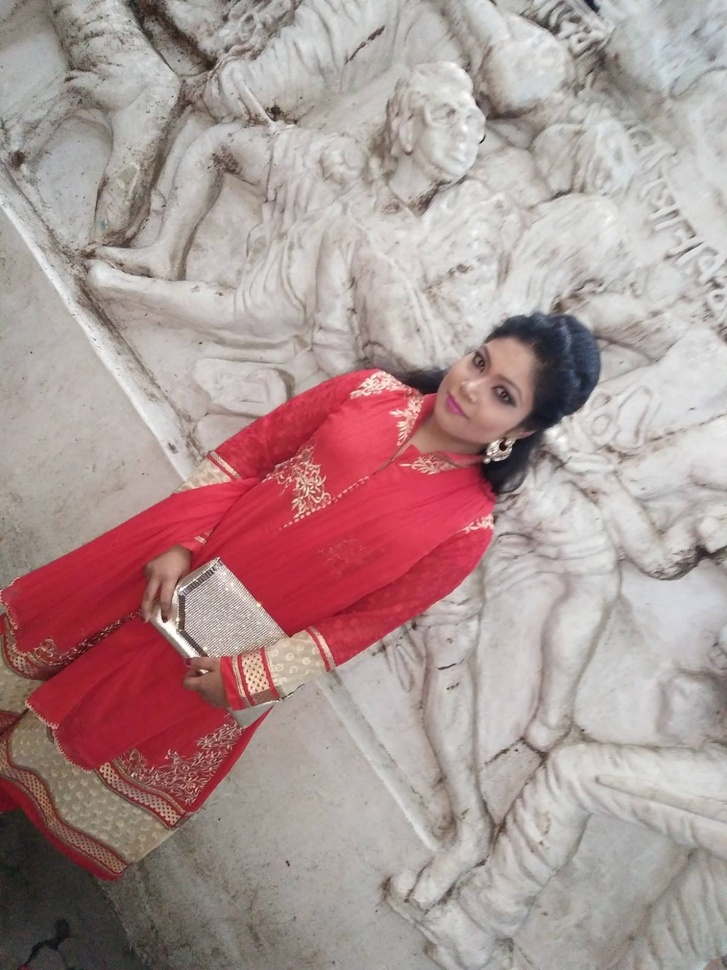
#> input picture pencil_sketch/lol.jpg, 727 x 970 px, shrunk from 1200 x 1600 before the run
$ python pencil.py
#> lines starting #> are read from the running program, lines starting #| are printed output that depends on the picture
import cv2
def dodgeV2(image, mask):
	return cv2.divide(image, 255-mask, scale=256)
img_rgb = cv2.imread("lol.jpg")
#> img_rgb is the input picture: shape (970, 727, 3); mean B, G, R 147.7, 148.8, 172.5
img_gray = cv2.cvtColor(img_rgb, cv2.COLOR_BGR2GRAY)
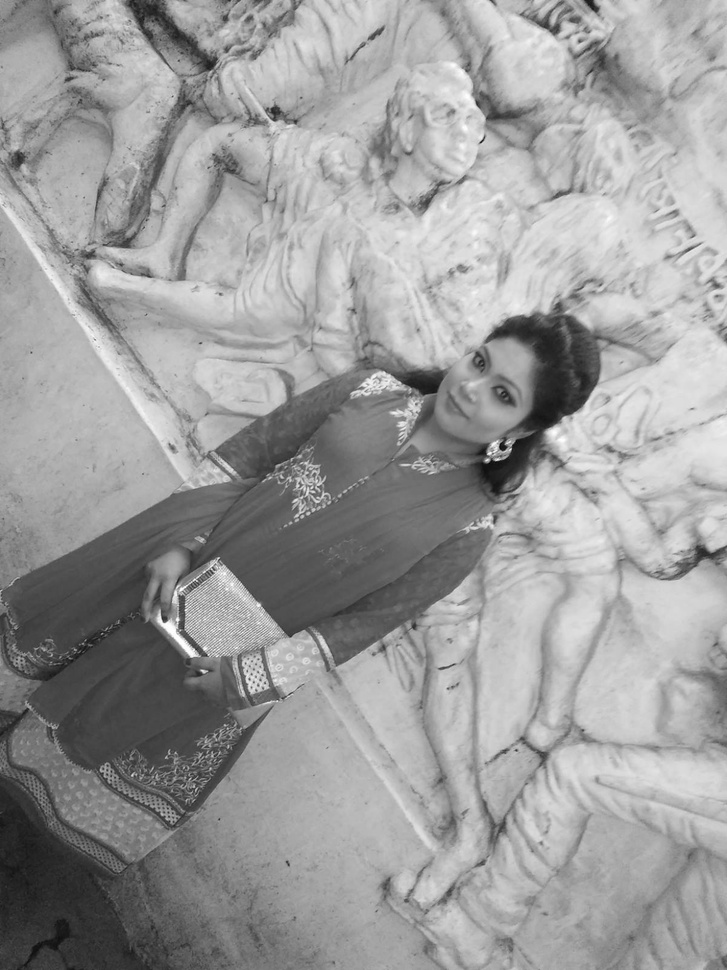
#> img_gray: shape (970, 727); min 4, max 255, mean 155.7
img_gray_inv = 255 - img_gray
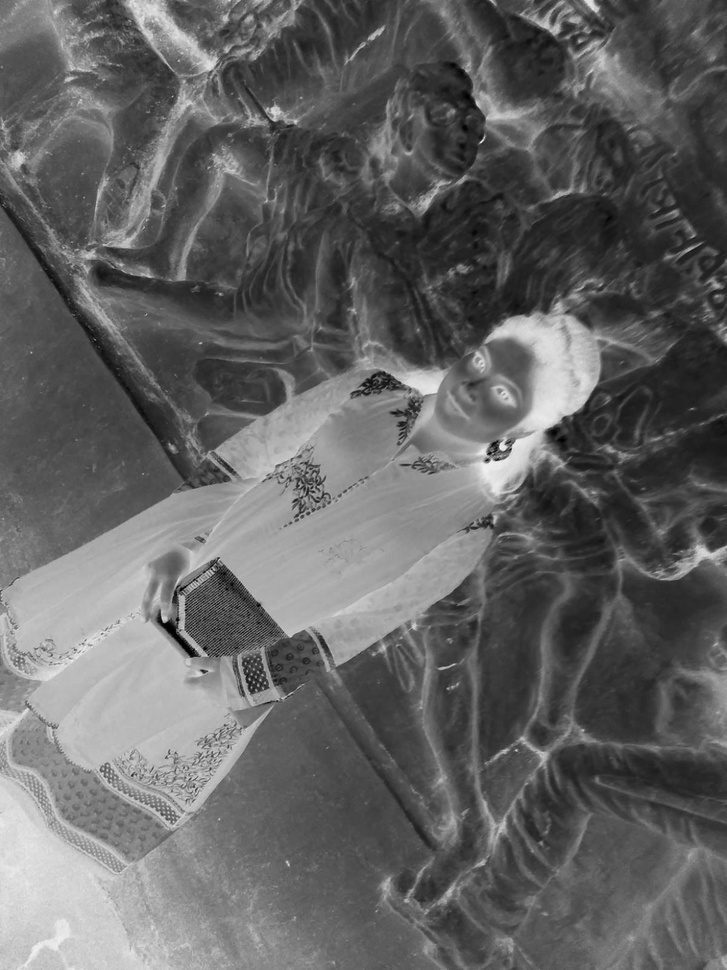
#> img_gray_inv: shape (970, 727); min 0, max 251, mean 99.3
img_blur = cv2.GaussianBlur(img_gray_inv, ksize=(57, 57),sigmaX=0, sigmaY=0)
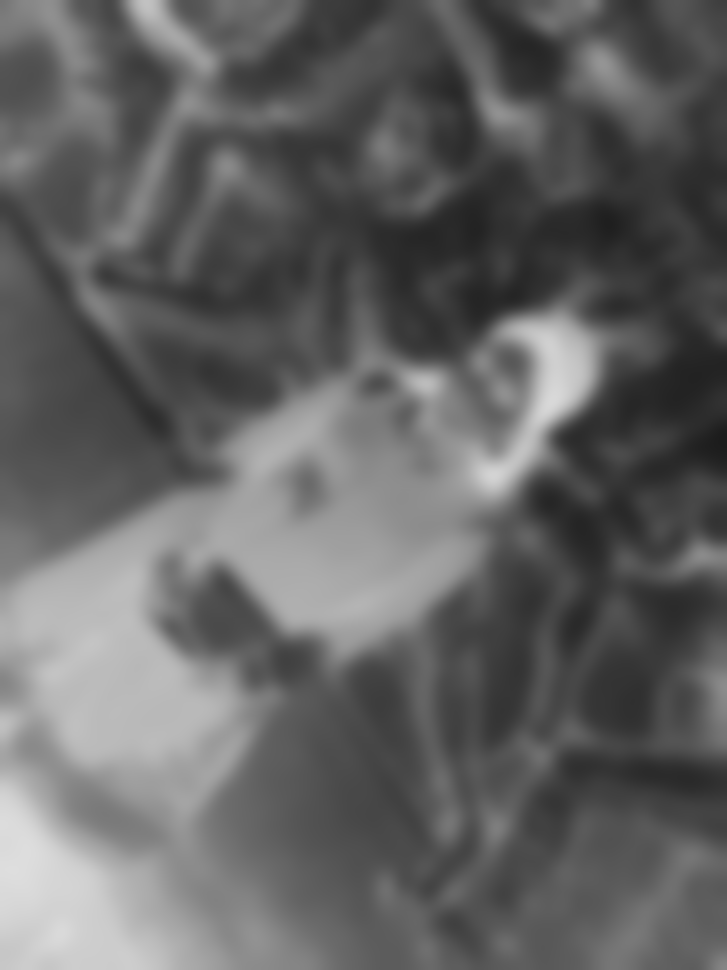
#> img_blur: shape (970, 727); min 28, max 222, mean 99.3
img_blend = dodgeV2(img_gray, img_blur)
#> in dodgeV2, `return cv2.divide(image, 255-mask, scale=256)`:
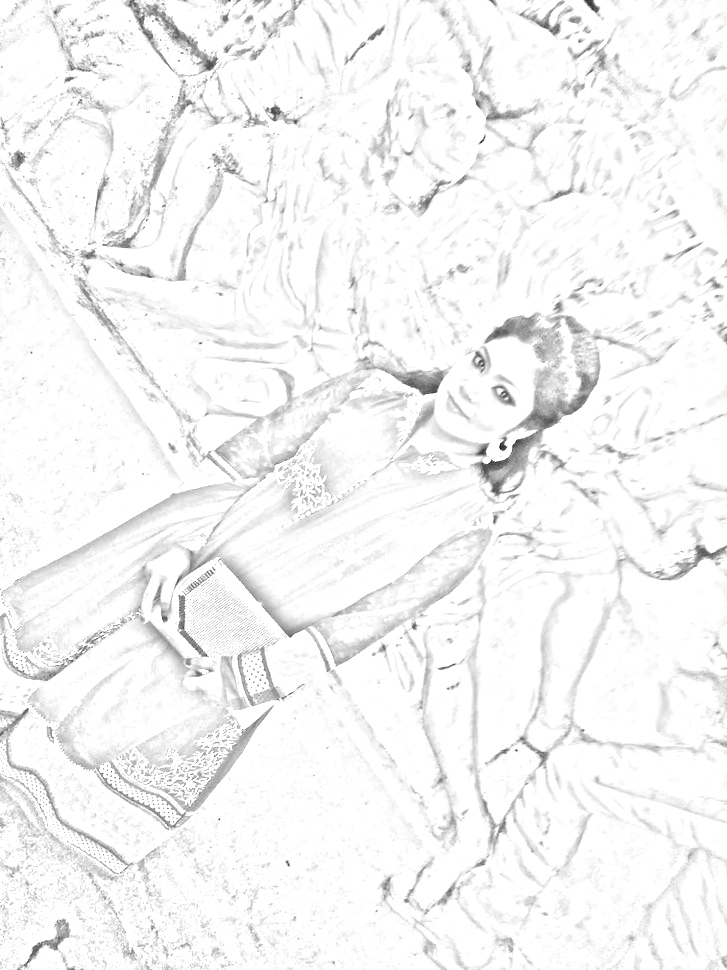
#> returned value: shape (970, 727); min 15, max 255, mean 244.7
cv2.imwrite("lol1.jpg",img_blend)
cv2.waitKey(0)

$ run again, with pencil_sketch/1.jpg copied over pencil_sketch/lol.jpg
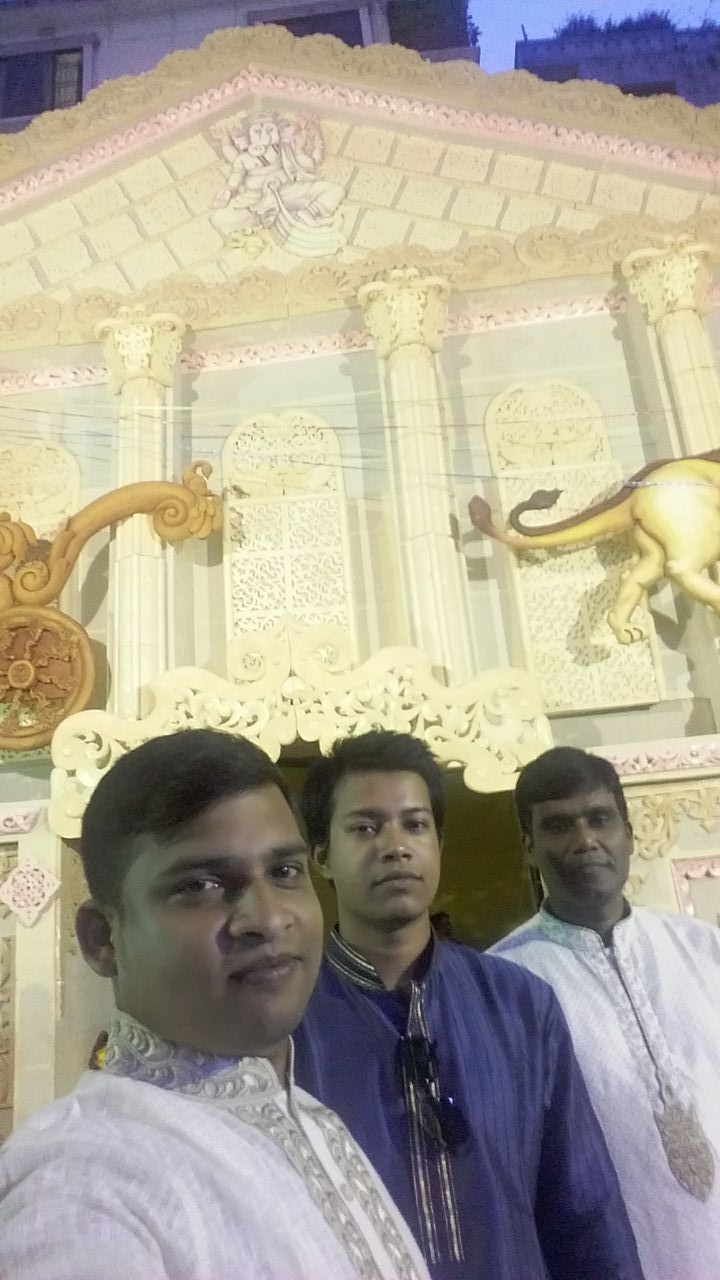
#> input picture pencil_sketch/1.jpg, 720 x 1280 px
#> img_rgb is the input picture: shape (1280, 720, 3); mean B, G, R 150, 166.8, 173.4
#> `img_blur = cv2.GaussianBlur(img_gray_inv, ksize=(57, 57),sigmaX=0, sig..`:
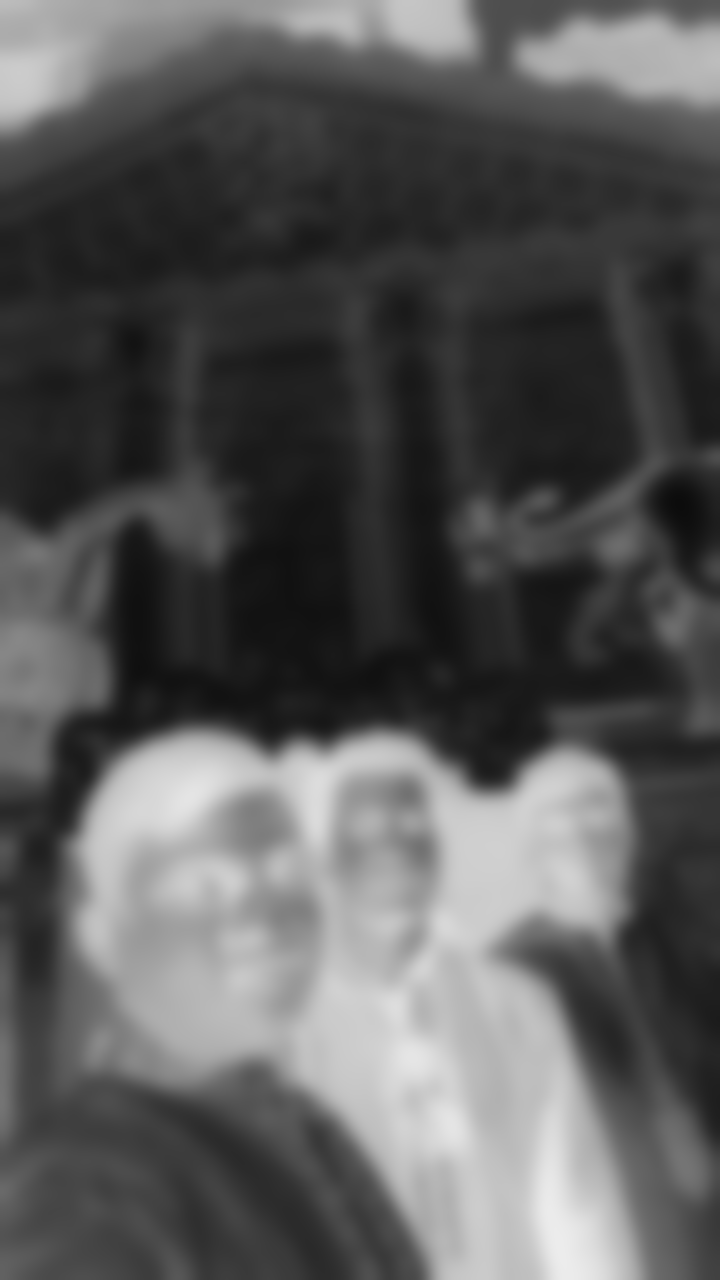
#> img_blur: shape (1280, 720); min 12, max 236, mean 88.2
#> in dodgeV2, `return cv2.divide(image, 255-mask, scale=256)`:
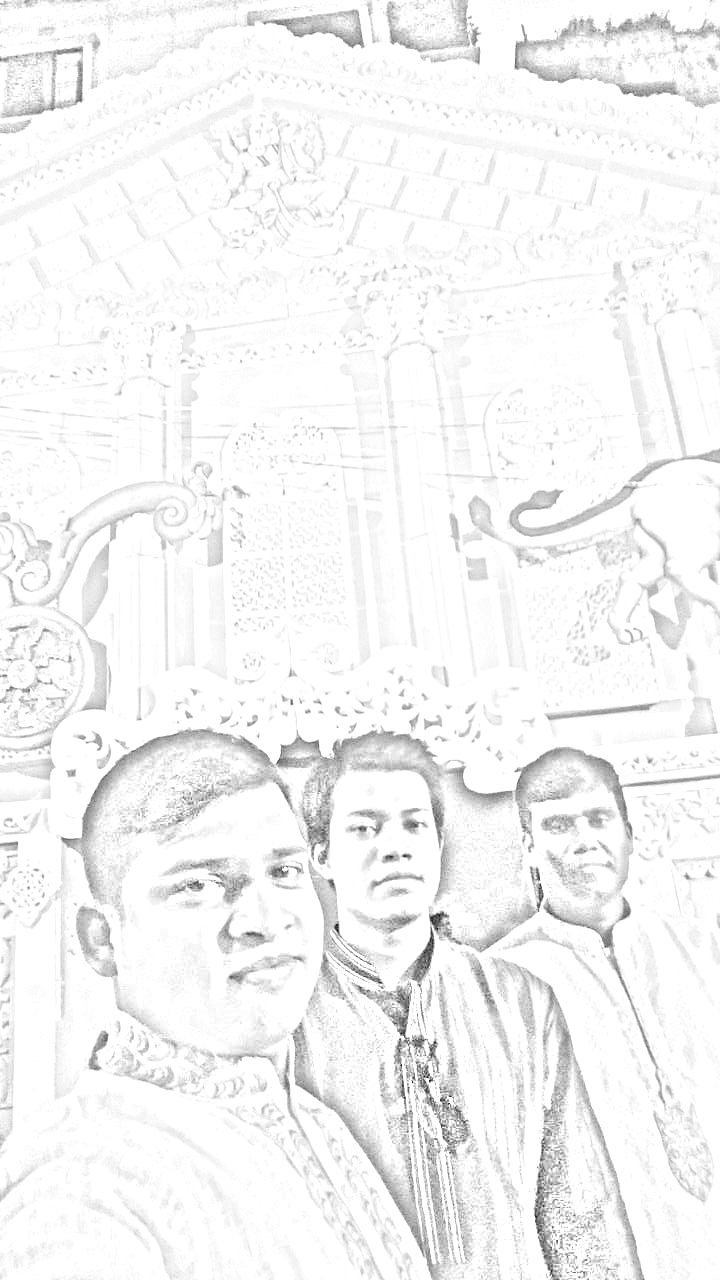
#> returned value: shape (1280, 720); min 6, max 255, mean 244.8

$ run again, with pencil_sketch/2.jpg copied over pencil_sketch/lol.jpg
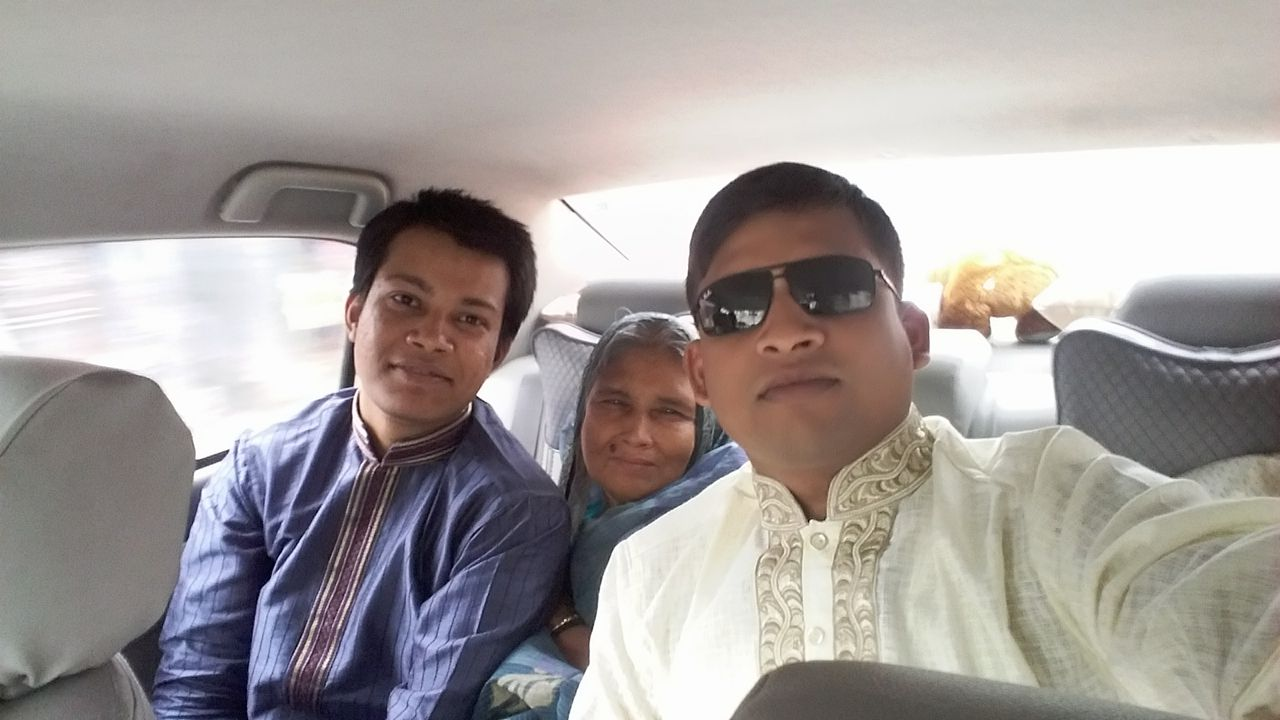
#> input picture pencil_sketch/2.jpg, 1280 x 720 px
#> img_rgb is the input picture: shape (720, 1280, 3); mean B, G, R 154.8, 156.8, 163
#> `img_blur = cv2.GaussianBlur(img_gray_inv, ksize=(57, 57),sigmaX=0, sig..`:
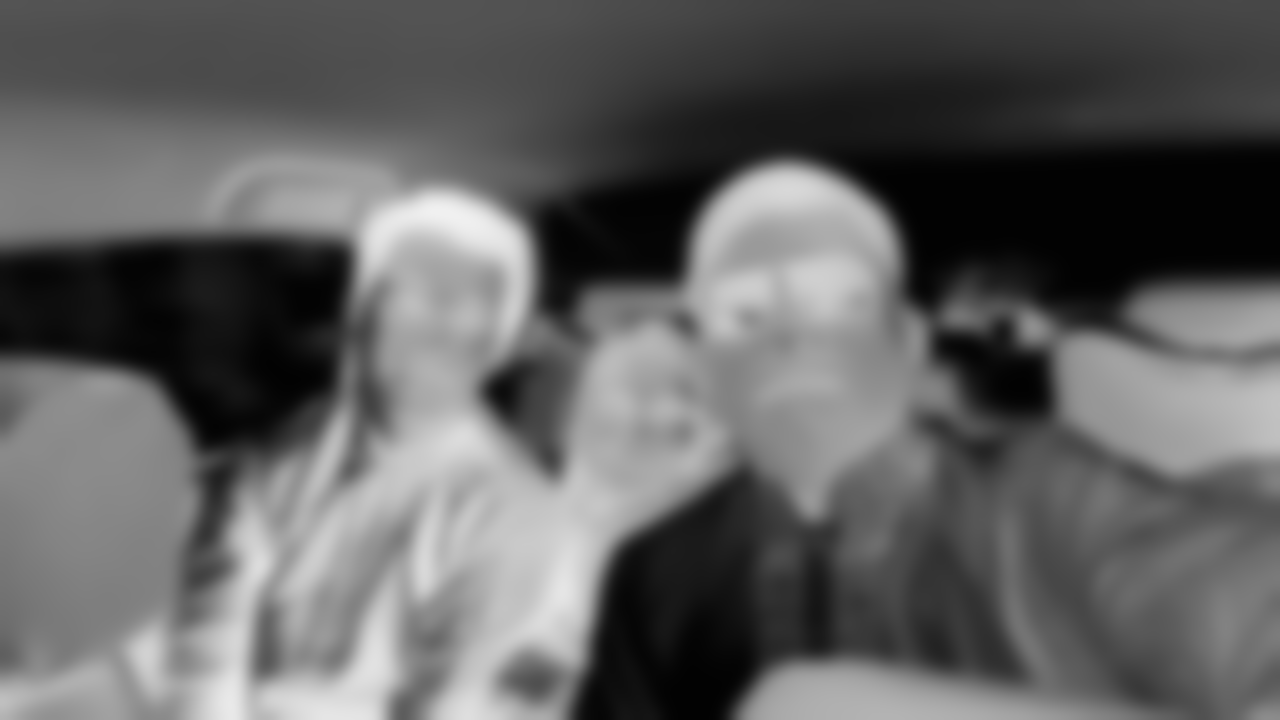
#> img_blur: shape (720, 1280); min 2, max 240, mean 96.6
#> in dodgeV2, `return cv2.divide(image, 255-mask, scale=256)`:
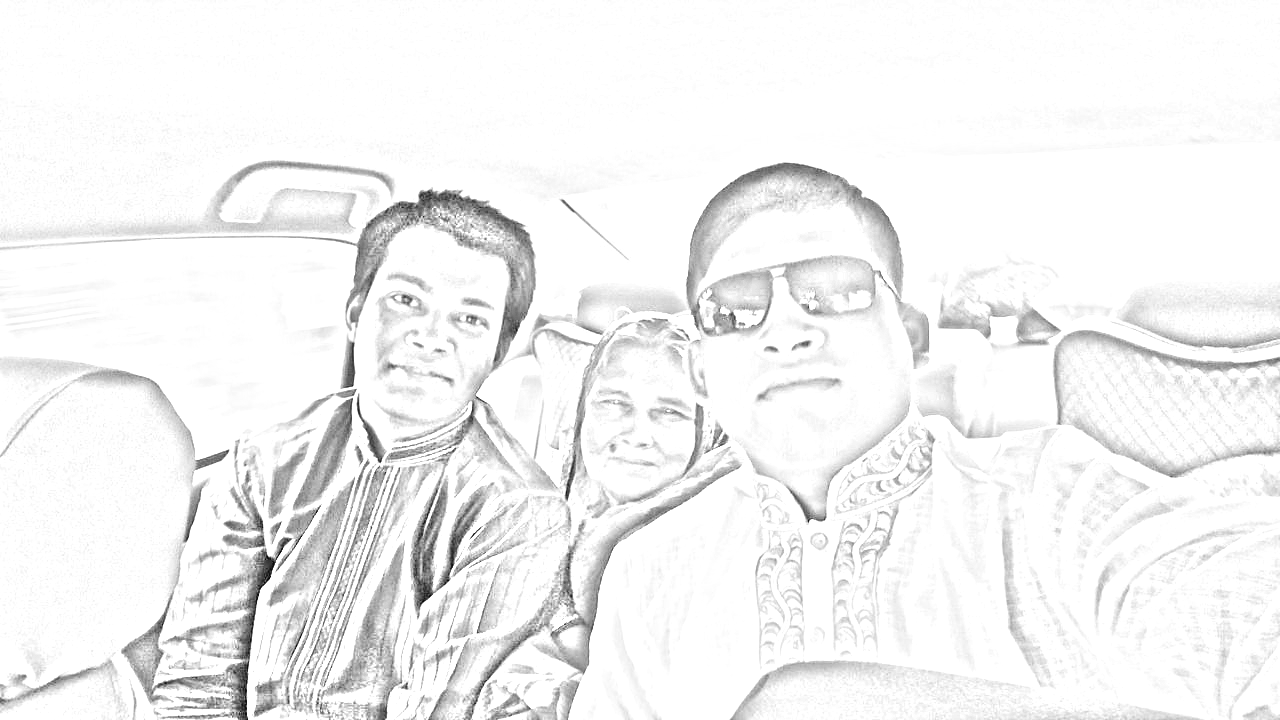
#> returned value: shape (720, 1280); min 5, max 255, mean 242.8
